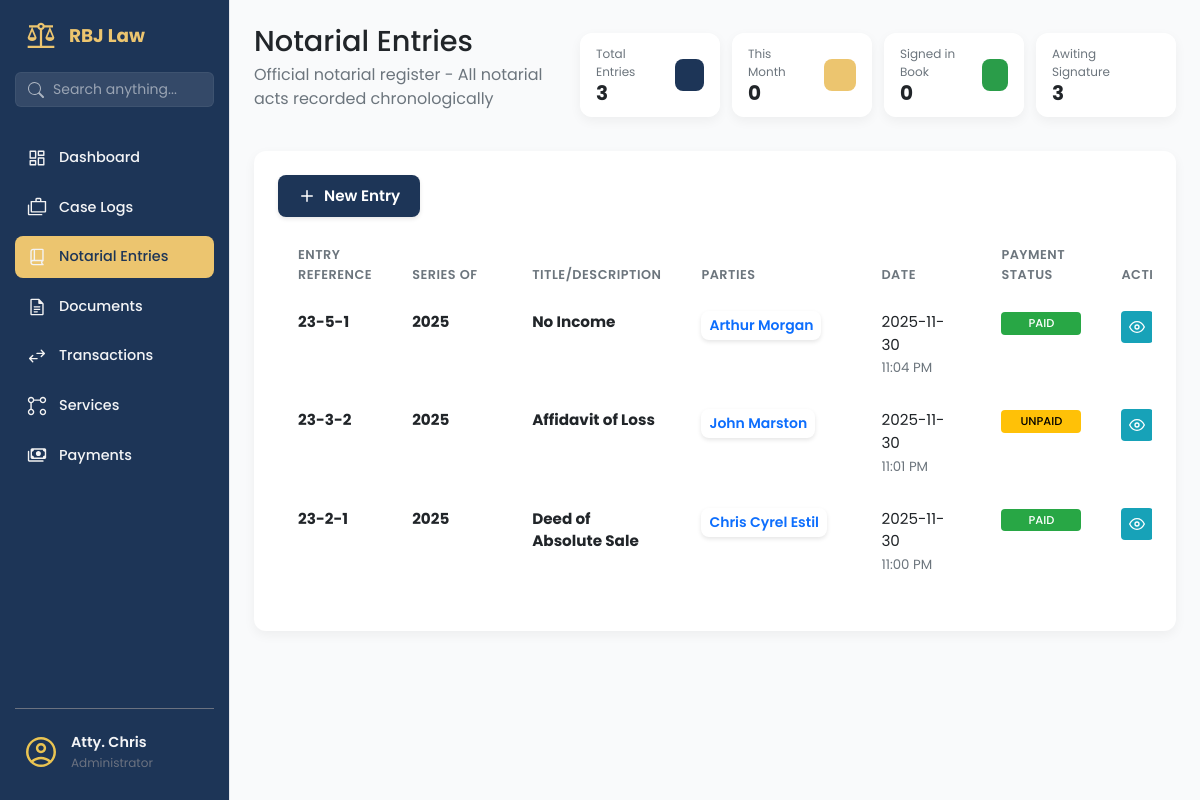
The page /notarial-entries/ (signed in) on the database as committed earlier.
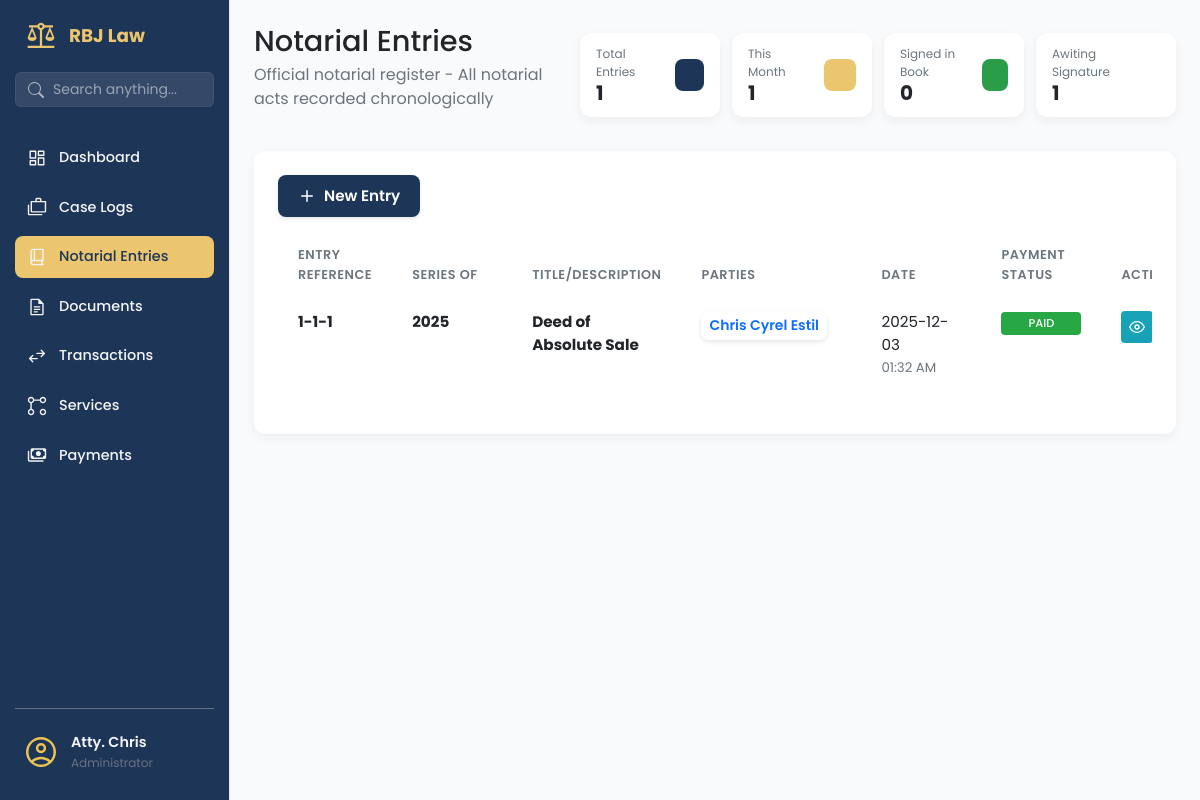
The same page on the database as committed later.
### app/models/notarial_entry_mdl.py (models this page shows, shortened)
class NotarialEntry(db.Model):
    __tablename__ = 'notarial_entries'
    id = db.Column(db.Integer, primary_key=True)
    not_entry_num = db.Column(db.String(255), nullable=False)
    not_page_num = db.Column(db.String(255), nullable=False)
    not_book_num = db.Column(db.String(255), nullable=False)
    not_series = db.Column(db.Integer, nullable=False)
    not_title = db.Column(db.String(255), nullable=False)
    not_date = db.Column(db.DateTime, nullable=False, default=datetime.utcnow)
    not_type_act = db.Column(db.String(255), nullable=False)
    not_fee = db.Column(Numeric(10, 2), nullable=False)
    not_fee_or = db.Column(db.String(255), nullable=True)
    not_other_place = db.Column(db.String(255), nullable=True)
    not_comp_evidence_id = db.Column(db.String(150), nullable=True)
    transaction_item_id = db.Column(db.Integer, db.ForeignKey('transaction_items.id'), nullable=True)
    transaction_status = db.Column(db.String(50), default='no_transaction')  # no_transaction, unpaid, paid
    transaction_item = db.relationship('TransactionItem',
                                     foreign_keys=[transaction_item_id],
                                     backref='notarial_entries',  # Changed from 'notary_entries'
                                     lazy=True)
    @property
    def is_paid(self):
        return self.transaction_status == 'paid'

class NotarialEntryParty(db.Model):
    __tablename__ = 'notarial_entry_parties'
    id = db.Column(db.Integer, primary_key=True)
    notarial_entry_id = db.Column(db.Integer, db.ForeignKey('notarial_entries.id'), nullable=False)
    party_name = db.Column(db.String(150), nullable=False)
    party_address = db.Column(db.String(150), nullable=False)
    party_id_type = db.Column(db.String(50), nullable=True) # e.g., Passport, Drivers License
    party_id_number = db.Column(db.String(50), nullable=True)
    party_id_expiry = db.Column(db.Date, nullable=True)
    notarial_entry = db.relationship('NotarialEntry', backref='parties', lazy=True)

### app/routes/notarial_entries_routes.py (the view)
@notarial_entries_bp.route('/')
@login_required
def notarial_entries_page():
    entries = NotarialEntryService.get_all_entries()
    return render_template('notarial_entries.html', entries=entries, now=datetime.utcnow())

### app/templates/notarial_entries.html (shortened to what this page needs)
{% extends 'base.html' %}
{% block content %}
<main class="dashboard-content">
    <header class="dashboard-header">
        <div>
            <h1>Notarial Entries </h1>
            <p>Official notarial register - All notarial acts recorded chronologically</p>
        </div>
        <div style="display: flex; gap: 12px;">
            <div class="data-card data-card--sm">
                <div class="data-card__info">
                    <span class="data-card__title">Total Entries</span>
                    <span class="data-card__value">{{ entries|length }}</span>
                </div>
                <div class="data-card__icon data-card__icon--blue"></div>
            </div>
            <div class="data-card data-card--sm">
                <div class="data-card__info">
                    <span class="data-card__title">This Month</span>
                    <span class="data-card__value">
                        {% set current_month = [] %}
                        {{ current_month|length }}
                    </span>
                </div>
                <div class="data-card__icon data-card__icon--gold"></div>
            </div>
            <div class="data-card data-card--sm">
                <div class="data-card__info">
                    <span class="data-card__title">Signed in Book</span>
                    <span class="data-card__value">
                        {% set signed_count = [] %}
                        {{ signed_count|length }}
                    </span>
                </div>
                <div class="data-card__icon data-card__icon--green"></div>
            </div>
            <div class="data-card data-card--sm">
                <div class="data-card__info">
                    <span class="data-card__title">Awiting Signature</span>
                    <span class="data-card__value">
                        {% set unsigned_count = [] %}
                        {{ unsigned_count|length }}
                    </span>
                </div>
                <div class="data-card__icon data-card__icon--purple"></div>
            </div>
        </div>
    </header>
    <section class="content-section">
        <div class="panel-card">
            <div class="dashboard-actions"
                style="display: flex; justify-content: start; flex-shrink: 0; gap: 50px;">
                <a href="#" class="btn btn-primary" data-bs-toggle="modal" data-bs-target="#entryModal">
                    <svg class="btn-icon-left" xmlns="http://www.w3.org/2000/svg" viewBox="0 0 24 24" fill="none"
                        stroke="currentColor" stroke-width="2" stroke-linecap="round" stroke-linejoin="round">
                        <line x1="12" y1="5" x2="12" y2="19"></line>
                        <line x1="5" y1="12" x2="19" y2="12"></line>
                    </svg>
                    New Entry
                </a>
            </div>
            <div class="table-wrapper">
                <table class="table document-table">
                    <colgroup>
                        <col class="short">
                        <col class="medium">
                        <col class="medium">
                        <col class="long">
                        <col class="medium">
                        <col class="short">
                        <col class="actions">
                    </colgroup>
                    <thead>
                        <tr>
                            <th data-sort-key="entry_ref">Entry Reference</th>
                            <th data-sort-key="series">Series Of</th>
                            <th data-sort-key="title">Title/Description</th>
                            <th data-sort-key="parties">Parties</th>
                            <th>Date</th>
                            <th>Payment Status</th>
                            <th>Actions</th>
                        </tr>
                    </thead>
                    <tbody>
                        {% for entry in entries %}
                        <tr>
                            <td>
                                <strong>{{ entry.not_book_num }}-{{ entry.not_page_num }}-{{ entry.not_entry_num
                                    }}</strong>
                            </td>
                            <td>
                                <strong>{{ entry.not_series }}</strong>
                            </td>
                            <td>
                                <strong>{{ entry.not_title }}</strong>
                            </td>
                            <td>
                                <div class="clickable-list">
                                    <button type="button" class="btn btn-sm btn-outline-primary view-parties-btn"
                                        data-bs-target="#partiesModal">
                                        {% for party in entry.parties %}
                                        {{ party.party_name }}{% if not loop.last %}, {% endif %}
                                        {% endfor %}
                                    </button>
                                </div>
                            </td>
                            <td>
                                <div>{{ entry.not_date.strftime('%Y-%m-%d') }}</div>
                                <small class="text-muted">{{ entry.not_date.strftime('%I:%M %p') }}</small>
                            </td>
                            <td>
                                {% if entry.is_paid %}
                                <span class="status-tag status-tag--signed">Paid</span>
                                {% else %}
                                <span class="status-tag status-tag--unsigned">Unpaid</span>
                                {% endif %}
                            </td>
                            <td>
                                <div class="action-buttons">
                                    <a href="{{ url_for('notarial_entries.entry_details', entry_id=entry.id) }}"
                                        class="btn-action btn-action--info" title="View Details">
                                        <svg xmlns="http://www.w3.org/2000/svg" width="16" height="16"
                                            viewBox="0 0 24 24" fill="none" stroke="currentColor" stroke-width="2"
                                            stroke-linecap="round" stroke-linejoin="round">
                                            <path d="M1 12s4-8 11-8 11 8 11 8-4 8-11 8-11-8-11-8z"></path>
                                            <circle cx="12" cy="12" r="3"></circle>
                                        </svg>
                                    </a>
                                </div>
                            </td>
                        </tr>
                        {% endfor %}
                    </tbody>
                </table>
            </div>
        </div>
    </section>
</main>
{% endblock content %}

### app/templates/base.html (shortened to what this page needs)
<!DOCTYPE html>
<html lang="en">
<head>
    <link rel="stylesheet" href="{{ url_for('static', filename='vendor/bootstrap/css/bootstrap.min.css') }}">
    <link rel="stylesheet" href="{{ url_for('static', filename='css/main.css') }}">
    <link rel="stylesheet" href="{{ url_for('static', filename='css/sidebar.css') }}">
</head>
<body>
    <aside class="sidebar">
        <div class="sidebar-header">
            <img src="{{ url_for('static', filename='img/scales-of-justice.svg') }}" alt="logo" class="logo-img">
            <h2>RBJ Law</h2>
        </div>
        <div class="sidebar-search">
            <form action="{{ url_for('search.search_page') }}" method="GET">
                <div class="input-group">
                    <span class="input-group-text bg-transparent border-0 pe-0">
                    </span>
                    <input type="text" name="q" class="form-control" placeholder="Search anything..." aria-label="Search" value="{{ request.args.get('q', '') }}">
                </div>
            </form>
        </div>
        <ul class="sidebar-links">
            <li>
                <a href="{{ url_for('dashboard.dashboard_page') }}"
                    class="{{ 'active' if 'dashboard' in request.endpoint else '' }}">
                    <span class="icon-wrapper"><img src="{{ url_for('static', filename='img/dashboard.svg') }}"
                            alt=""></span>
                    Dashboard
                </a>
            </li>
            <li>
                <a href="{{ url_for('case.list_cases') }}" class="{{ 'active' if 'case' in request.endpoint else '' }}">
                    <span class="icon-wrapper"><img src="{{ url_for('static', filename='img/cases.svg') }}"
                            alt=""></span>
                    Case Logs
                </a>
            </li>
            <li>
                <a href="{{ url_for('notarial_entries.notarial_entries_page') }}"
                    class="{{ 'active' if 'notarial' in request.endpoint else '' }}">
                    <span class="icon-wrapper"><img src="{{ url_for('static', filename='img/book.svg') }}"
                            alt=""></span>
                    Notarial Entries
                </a>
            </li>
            <li>
                <a href="{{ url_for('documents.documents_page') }}"
                    class="{{ 'active' if 'documents' in request.endpoint else '' }}">
                    <span class="icon-wrapper"><img src="{{ url_for('static', filename='img/documents.svg') }}"
                            alt=""></span>
                    Documents
                </a>
            </li>
            <li role="none">
                <a href="{{ url_for('transaction.transactions_page') }}"
                    class="{{ 'active' if 'transaction' in request.endpoint else '' }}">
                    <span class="icon-wrapper"><img src="{{ url_for('static', filename='img/transaction.svg') }}"
                            alt=""></span>
                    Transactions
                </a>
            </li>
            <li role="none"><a role="menuitem" href="#">
                    <span class="icon-wrapper"><img style="width: 24px;"
                            src="{{ url_for('static', filename='img/service.svg') }}" alt=""></span>Services
                </a></li>
            <li role="none"><a role="menuitem" href="{{ url_for('payments.payments_page') }}">
                    <span class="icon-wrapper"><img style="width: 24px;"
                            src="{{ url_for('static', filename='img/payments.svg') }}" alt=""></span>Payments
                </a></li>
        </ul>
        <div class="sidebar-footer">
            <button class="avatar-btn" id="avatarBtn">
                <img src="{{ url_for('static', filename='img/avatar.svg') }}" alt="User Avatar">
                <div class="user-info">
                    <span class="user-name">Atty. Chris</span>
                    <span class="user-role">Administrator</span>
                </div>
            </button>
        </div>
    </aside>
    <div class="page-container">
        {% block content %}
        {% endblock %}
    </div>
</body>
</html>

Rows that differ between the two databases and show on the page:
removed NotarialEntry: not_book_num "23", not_page_num "5", not_entry_num "1", not_series "2025", not_title "No Income", not_date "2025-11-30", not_date "11:04 PM", transaction_status "PAID"
removed NotarialEntryParty: party_name "Arthur Morgan", shown under "23"
removed NotarialEntry: not_book_num "23", not_page_num "3", not_entry_num "2", not_series "2025", not_title "Affidavit of Loss", not_date "2025-11-30", not_date "11:01 PM", transaction_status "UNPAID"
removed NotarialEntryParty: party_name "John Marston", shown under "23"
changed NotarialEntry "Deed of Absolute Sale": not_book_num "23" → "1"; not_page_num "2" → "1"; not_date "2025-11-30" → "2025-12-03"; not_date "11:00 PM" → "01:32 AM"
Other text that changed with them:
{{ entries|length }}: "3" → "1"
{{ current_month|length }}: "0" → "1"
{{ unsigned_count|length }}: "3" → "1"
